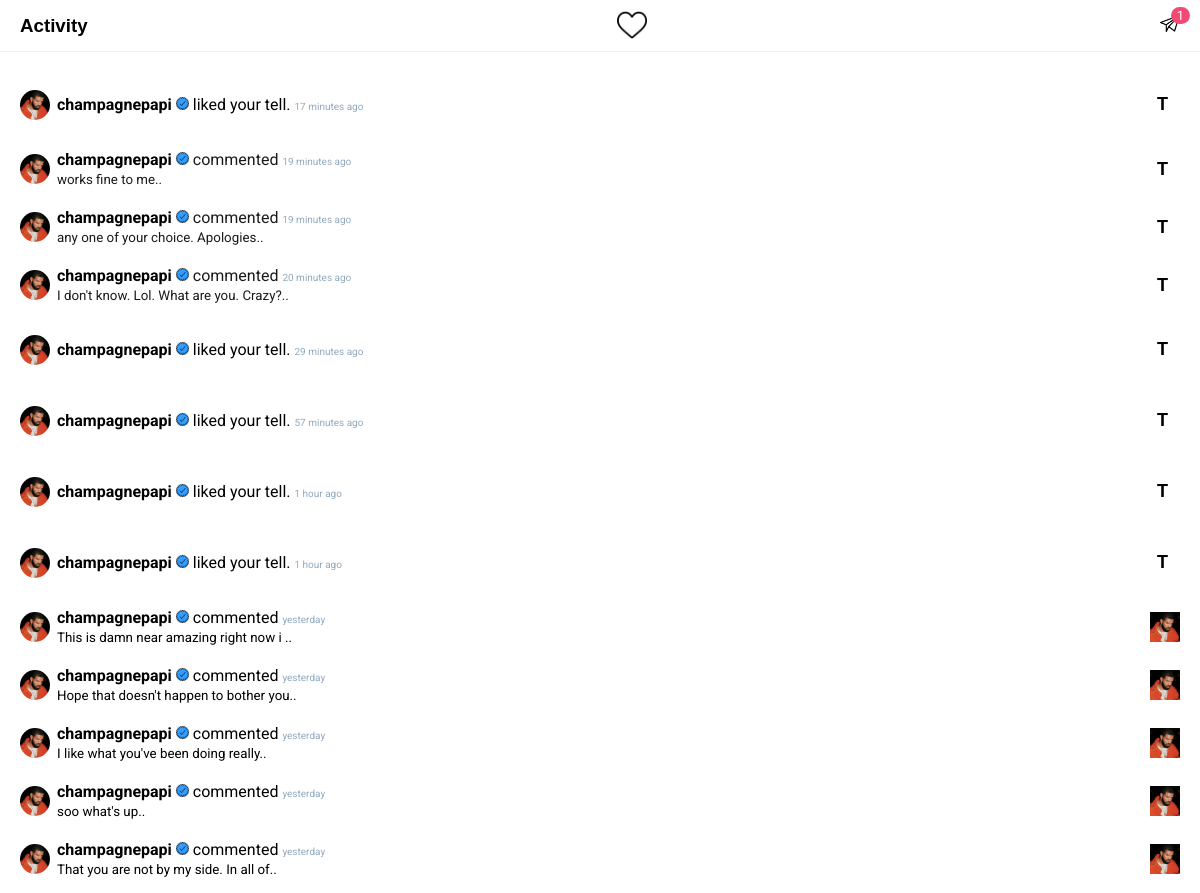
Page /users/activity/ (signed in, upper part) on the earlier database version.
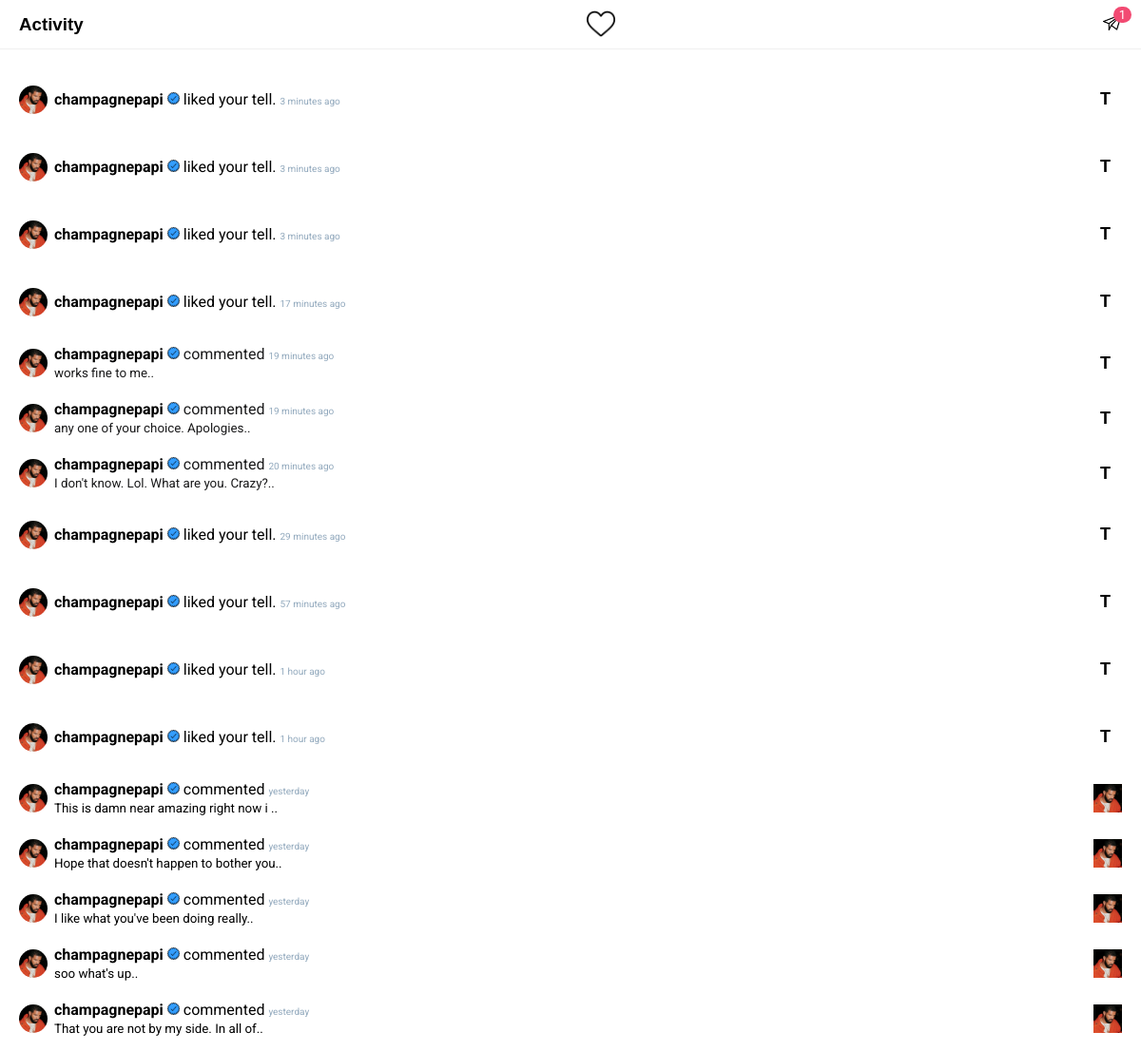
Same page on the later database version.
### homeapp/models.py (models this page shows, shortened)
class Activity(models.Model):
   owner = models.ForeignKey(User, on_delete=models.CASCADE, null=True)
   user = models.ForeignKey(User, on_delete=models.CASCADE, related_name="user", null=True)
   activity_type = models.CharField(max_length=200, null=True, blank=True) # like_post, like_tell, comment_post, comment_tell, follow, new: friends
   post = models.ForeignKey(Post, on_delete=models.CASCADE, related_name="post", null=True)
   tell = models.ForeignKey(Tell, on_delete=models.CASCADE, related_name="tell", null=True)
   liker_post = models.ForeignKey(User, on_delete=models.CASCADE, related_name="post_liker", null=True)
   liker_tell = models.ForeignKey(User, on_delete=models.CASCADE, related_name="tell_liker", null=True)
   comment_post = models.ForeignKey(CommentOnPost, on_delete=models.CASCADE, related_name="post_comment", null=True)
   comment_tell = models.ForeignKey(CommentOnTell, on_delete=models.CASCADE, related_name="tell_comment", null=True)
   updated = models.DateTimeField(auto_now_add=True)
   created = models.DateTimeField(auto_now=True)
   id = models.UUIDField(default=uuid.uuid4, unique=True, primary_key=True, editable=False)
   class Meta:
      ordering = ['-created']
   def is_leapyear(self, year):
      leap_year = None
      if (year % 4 == 0):
         if (year % 100 == 0):
            if (year % 400 == 0):
               leap_year = True
            else:
               leap_year = False
         else:
            leap_year = True
      else:
         leap_year = False
      return leap_year
   def returnDateInMinutesAgo(self, year, month, day, hour, minutes):
      is_a_leapyear = self.is_leapyear(year) # print(f"{year} is a leap year == {is_a_leapyear}")
      months_days = [31, 28, 31, 30, 31, 30, 31, 31, 30, 31, 30, 31]
      months_days_leap = [31, 29, 31, 30, 31, 30, 31, 31, 30, 31, 30, 31]
      days_for_months_ago = 0
      if is_a_leapyear == False: # print(f"Month: {month}")
         for index, days in enumerate(months_days):
            if index != month-1: # print(index+1, days)
               days_for_months_ago += days
            elif index == month-1: # print(f"stop month reached") #print(f"Total days: {days_for_months_ago + day}\n")
               break
      else:
         for index, days in enumerate(months_days_leap):
            if index != month-1: # print(index+1, days)
               days_for_months_ago += days
            elif index == month-1: # print(f"stop month reached") #print(f"Total days: {days_for_months_ago + day}\n")
               break
      total_days = (days_for_months_ago + day)
      total_minutes = minutes + (hour * 60) + ( (total_days * 24) * 60)
      return total_minutes
   @property
   def get_time(self):
      date = datetime.now()
      cr_date = self.created   # print(date) # print(cr_date)
      if date.year == cr_date.year:
         minutes_ago = self.returnDateInMinutesAgo(date.year, date.month, date.day, date.hour, date.minute) - self.returnDateInMinutesAgo(date.year, cr_date.month, cr_date.day, cr_date.hour+1, cr_date.minute)
         if date.day == cr_date.day:
            print(minutes_ago)
            if minutes_ago < 60:
               return f"{minutes_ago} {'minutes' if minutes_ago != 1 else 'minute'} ago"
            elif minutes_ago < 1440:
               hour = minutes_ago // 60
               return f"{hour} {'hours' if hour != 1 else 'hour'} ago"
         elif date.month == cr_date.month and date.day-1 == cr_date.day:
            return f"yesterday"
         else:
            months = {
            "1": "January",
            "2": "February",
            "3": "March",
            "4": "April",
            "5": "May",
            "6": "June",
            "7": "July",
            "8": "August",
            "9": "September",
            "10": "October",
            "11": "November",
            "12": "December"
            }
            return f"{months[str(cr_date.month-1)][:3]} {cr_date.day}"

class CommentOnTell(models.Model):
   owner = models.ForeignKey(User, on_delete=models.CASCADE, null=True, blank=True)
   tell = models.ForeignKey(Tell, on_delete=models.CASCADE)
   comment = models.CharField(max_length=200)
   updated = models.DateTimeField(auto_now=True)
   created = models.DateTimeField(auto_now_add=True)
   id = models.UUIDField(default=uuid.uuid4, primary_key=True, unique=True, editable=False)
   class Meta:
      ordering = ['-created', '-updated']

class CommentOnPost(models.Model):
   owner = models.ForeignKey(User, on_delete=models.CASCADE, null=True, blank=True)
   post = models.ForeignKey(Post, on_delete=models.CASCADE)
   comment = models.CharField(max_length=2000)
   updated = models.DateTimeField(auto_now=True)
   created = models.DateTimeField(auto_now_add=True)
   id = models.UUIDField(default=uuid.uuid4, primary_key=True, unique=True, editable=False)
   class Meta:
      ordering = ['-created', '-updated']

class Post(models.Model):
   owner = models.ForeignKey(User, on_delete=models.CASCADE, null=True, blank=True)
   img = models.ImageField(upload_to='contents/', null=True, blank=True)
   body = models.TextField()
   likers = models.ManyToManyField(User, 'post_likers', blank=True)
   commenters = models.ManyToManyField(User, 'post_commenters', blank=True)
   savers = models.ManyToManyField(User, 'post_savers', blank=True)
   tellers = models.ManyToManyField(User, 'tellers_post', blank=True)
   tellers_count = models.PositiveSmallIntegerField(default=0) # this will keep the count of tells. instead of using tellers.length
   updated = models.DateTimeField(auto_now=True)
   created = models.DateTimeField(auto_now_add=True)
   id = models.UUIDField(default=uuid.uuid4, primary_key=True, unique=True, editable=False)
   class Meta:
      ordering = ['-created']

### users/models.py (models this page shows, shortened)
class Profile(models.Model):
   VOTE_TYPE = (
      ('MALE', 'a male'),
      ('FEMALE', 'a female'),
   )
   user = models.OneToOneField(User, on_delete=models.CASCADE)
   name = models.CharField(max_length=200, blank=True, null=True)
   username = models.CharField(max_length=200, blank=True, null=True, unique=True)
   email = models.EmailField(max_length=500, blank=True, null=True, unique=True)
   img = models.ImageField(upload_to="profiles/", default="icons/user.png")
   bio = models.TextField(default="", blank=True, null=True)
   online = models.BooleanField(default=False)
   last_seen = models.DateTimeField(default=datetime.now(), null=True, blank=True)
   followers = models.ManyToManyField(User, related_name='followers', blank=True)
   following = models.ManyToManyField(User, related_name='following', blank=True)
   friends = models.ManyToManyField(User, related_name='friends', blank=True)
   verified = models.BooleanField(default=False)
   saved_post = models.ManyToManyField("homeapp.Post", related_name="saved_post", blank=True)
   saved_tell = models.ManyToManyField("homeapp.Tell", related_name="saved_tell", blank=True)
   seen_post = models.ManyToManyField("homeapp.Post", blank=True)
   seen_tell = models.ManyToManyField("homeapp.Tell", blank=True)
   activity_count = models.PositiveSmallIntegerField(default=0)
   updated = models.DateTimeField(auto_now_add=True)
   created = models.DateTimeField(auto_now=True)
   id = models.UUIDField(default=uuid.uuid4, unique=True, primary_key=True, editable=False)

### users/views.py (the view)
# urls.py: path('activity/', views.activityPage, name="activity")
def activityPage(request):
   profile = request.user.profile
   profile.activity_count = 0
   profile.save()
   print(f"Activity Count: {profile.activity_count}")
   chats_count = returnChatsCount(request)     # logic: gets chats count
   context = {'chats_count': chats_count}
   return render(request, 'activity.html', context)

### messagesapp/utils.py (called while the page is built)
def returnChatsCount(request):
   chats_count = request.user.messages.filter(
      Q (unread_messages__gt = 0) &
      Q (request_accepted = True)).count()
   return chats_count

### users/templates/activity.html (shortened to what this page needs)
{% extends 'main.html' %}
{% load static %}
{% block content %}
<body class="background-white">
   <header>
      <div class="header-wrapper width-p-20 height-p-10">
         <div class="header-1">
            <a href="/">
            <div class="activity-logo">
               <h3 class="no-margin font-lobster">Activity</h3>
               <img src="{% static 'images/footer icons/footer-likes.png' %}" alt="Activity logo" class="activity-log-img">
            </div>
         </a>
         </div>
         <div class="header-2">
            <a href="{% url 'chat' %}">
               <div class="inbox">
                  {% include 'components/chats_button.html' %}
               </div>
            </a>
         </div>
      </div>
   </header>
   <main>
      <section class="activity-wrapper">
      {% for activity in  request.user.activity_set.all %}
         {% if activity.activity_type == 'like_tell' %}
         <a href="{% url 'other-profile' activity.user.id %}?q={{request.path}}">
            <div class="activity">
               <div class="activity-2">
                  <div class="img-holder">
                     <img src="{{activity.user.profile.img.url}}" alt="profile-picture" class="img-holder-image">
                  </div>
                  <p><strong>{{activity.user.username}}
                     {% if activity.user.profile.verified %}
                        <img src="{% static 'images/icons/verified/verified-blue2.png' %}" class="width-13" alt="verification">
                     {% endif %}
                  </strong> liked your tell. <small class="grey font-10">{{activity.get_time}}</small></p>
               </div>
            </a>
            <a href="{% url 'single-tell' activity.tell.id %}?q={{request.path}}">
               <div class="activity-right-info font-lobster">
                  <strong>T</strong>
               </div>
            </a>
         {% endif %}
         {% if activity.activity_type == 'comment_post' %}
         <div class="activity">
            <a href="{% url 'other-profile' activity.user.id %}?q={{request.path}}">
            <div class="activity-2">
               <div class="img-holder">
                  <img src="{{activity.user.profile.img.url}}" alt="profile-picture" class="img-holder-image">
               </div>
               <div>
                  <p class="no-margin"><strong>{{activity.user.username}}
                     {% if activity.user.profile.verified %}
                        <img src="{% static 'images/icons/verified/verified-blue2.png' %}" class="width-13" alt="verification">
                     {% endif %}
                  </strong>commented <small class="grey font-10">{{activity.get_time}}</small></p>
                  <p class="no-margin"><small>{{activity.comment_post.comment|slice:":38"}}..</small></p>
               </div>
            </div>
            </a>
            <a href="{% url 'single-post' activity.post.id %}?q={{request.path}}">
               <div class="activity-right-info">
                  <div class="img-holder">
                     <img src="{{activity.post.img.url}}" alt="" class="liked-image">
                  </div>
               </div>
            </a>
         </div>
         {% endif %}
         {% if activity.activity_type == 'comment_tell' %}
         <div class="activity">
            <div class="activity-2">
               <div class="img-holder">
                  <a href="{% url 'other-profile' activity.user.id %}?q={{request.path}}">
                     <img src="{{activity.user.profile.img.url}}" alt="profile-picture" class="img-holder-image">
                  </a>
               </div>
               <div>
                  <p class="no-margin"><a href="{% url 'other-profile' activity.user.id %}?q={{request.path}}"><strong>{{activity.user.username}}
                     {% if activity.user.profile.verified %}
                        <img src="{% static 'images/icons/verified/verified-blue2.png' %}" class="width-13" alt="verification">
                     {% endif %}
                  </strong></a>commented <small class="grey font-10">{{activity.get_time}}</small></p>
                  <p class="no-margin"><small>{{activity.comment_tell.comment|slice:":40"}}..</small></p>
               </div>
            </div>
            <a href="{% url 'single-tell' activity.tell.id %}?q={{request.path}}">
               <div class="activity-right-info font-lobster">
                  <strong>T</strong>
               </div>
            </a>
         </div>
         {% endif %}
      {% endfor %}
      </section>
   </main>
</body>
{% endblock content %}

### templates/main.html (shortened to what this page needs)
<!DOCTYPE html>
{% load static %}
<html>
<head>
   <link rel='stylesheet' type='text/css' media='screen' href='{% static "main.css" %}'>
</head>
<body>
{% block content %}
{% endblock content %}
</body>
</html>

### templates/components/chats_button.html
{% load static %}
<a href="{% url 'chat' %}"><img src="{% static 'images/icons/send/send.png' %}" alt="user"></a>
{% if chats_count > 0 %}
<div class="red-circle red-circle-mp">{{chats_count}}</div>
{% endif %}

### templates/components/footer-component.html (shortened to what this page needs)
{% load static %}

### templates/components/floater-component.html (shortened to what this page needs)
{% load static %}

### static/main.css (style rules this page uses)
body { background-color: #fafafa; margin: 0; font-family: "Roboto", sans-serif; font-weight: 300px; margin-bottom: 70px; color: #1a1a1b; }
.no-margin { margin: 0; }
.background-white { background-color: #fff; }
.grey { color: #92a9bd; }
.width-13 { width: 13px; }
a { text-decoration: none; color: #000; }
header { background-color: #fff; position: fixed; width: 100%; height: 54px; top: 0; z-index: 1; }
.header-wrapper { padding: 0; display: flex; justify-content: space-between; border-bottom: 1px solid #1b1a1711; align-items: center; }
.header-1, .header-2 { align-items: center; }
.font-lobster { font-family: "Lobster", sans-serif; }
.font-10 { font-size: 10px; }
.inbox img { width: 20px; padding-left: 15px; }
.activity-logo { display: flex; align-items: center; box-sizing: border-box; height: 20px; }
.activity-logo h3 { font-weight: 900; }
.activity-logo img { width: 30px; }
.activity-log-img { padding: 0; position: absolute; right: 46.05%; top: 10px; }
.width-p-20 { padding-left: 20px; padding-right: 20px; }
.height-p-10 { padding-top: 15px; padding-bottom: 15px; }
main { margin-top: 54px; }
.activity-wrapper { background-color: #fff; padding: 15px 0; }
.activity { display: flex; align-items: center; justify-content: space-between; padding: 10px 20px; }
.activity-2 { display: flex; align-items: center; }
.activity-right-info { display: flex; flex-direction: column; justify-content: center; align-items: center; }
.activity-right-info strong { padding-right: 12px; font-size: 18px; }
.activity p { padding-left: 7px; padding-right: 7px; }
.activity strong { color: #000; }
.img-holder { height: 30px; min-width: 30px; max-width: 30px; border-radius: 50%; }
.img-holder-image { width: 100%; height: 100%; border-radius: 50%; object-fit: cover; }
.liked-image { width: 100%; height: 100%; object-fit: cover; }
.img-holder .liked-image { align-items: center; }
.red-circle { padding: 1px 6px 1px; border-radius: 40px; background-color: #f24a72; position: absolute; text-align: center; font-size: 13px; color: #fff; }
.red-circle-mp { bottom: 30px; right: 10px; }

Differences in the rows shown:
added Activity: user.profile.img (picture), user.username "champagnepapi", get_time "3 minutes ago"
added Activity: user.profile.img (picture), user.username "champagnepapi", get_time "3 minutes ago"
added Activity: user.profile.img (picture), user.username "champagnepapi", get_time "3 minutes ago"
